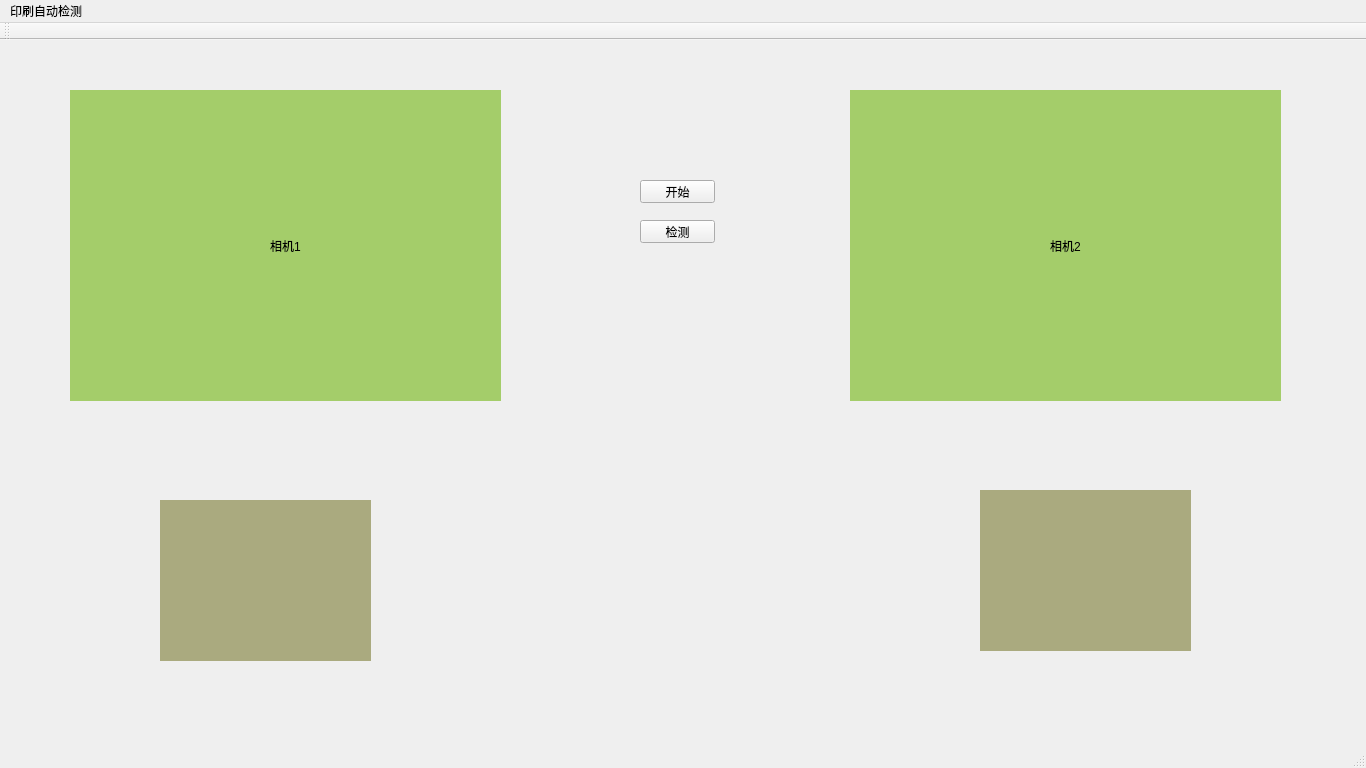
<?xml version="1.0" encoding="UTF-8"?>
<ui version="4.0">
 <class>MainWindow</class>
 <widget class="QMainWindow" name="MainWindow">
  <property name="geometry">
   <rect>
    <x>0</x>
    <y>0</y>
    <width>1366</width>
    <height>768</height>
   </rect>
  </property>
  <property name="windowTitle">
   <string>MainWindow</string>
  </property>
  <widget class="QWidget" name="centralWidget">
   <widget class="QLabel" name="label">
    <property name="geometry">
     <rect>
      <x>160</x>
      <y>460</y>
      <width>211</width>
      <height>161</height>
     </rect>
    </property>
    <property name="styleSheet">
     <string notr="true">background-color: rgb(170, 170, 127);
font: 24pt &quot;AcadEref&quot;;</string>
    </property>
    <property name="text">
     <string/>
    </property>
    <property name="alignment">
     <set>Qt::AlignCenter</set>
    </property>
   </widget>
   <widget class="QLabel" name="label_2">
    <property name="geometry">
     <rect>
      <x>980</x>
      <y>450</y>
      <width>211</width>
      <height>161</height>
     </rect>
    </property>
    <property name="styleSheet">
     <string notr="true">background-color: rgb(170, 170, 127);
font: 24pt &quot;AcadEref&quot;;</string>
    </property>
    <property name="text">
     <string/>
    </property>
    <property name="alignment">
     <set>Qt::AlignCenter</set>
    </property>
   </widget>
   <widget class="QLabel" name="label_3">
    <property name="geometry">
     <rect>
      <x>70</x>
      <y>50</y>
      <width>431</width>
      <height>311</height>
     </rect>
    </property>
    <property name="styleSheet">
     <string notr="true">font: 24pt &quot;AcadEref&quot;;
background-color: rgb(164, 205, 106);</string>
    </property>
    <property name="text">
     <string>相机1</string>
    </property>
    <property name="alignment">
     <set>Qt::AlignCenter</set>
    </property>
   </widget>
   <widget class="QLabel" name="label_4">
    <property name="geometry">
     <rect>
      <x>850</x>
      <y>50</y>
      <width>431</width>
      <height>311</height>
     </rect>
    </property>
    <property name="styleSheet">
     <string notr="true">font: 24pt &quot;AcadEref&quot;;
background-color: rgb(164, 205, 106);</string>
    </property>
    <property name="text">
     <string>相机2</string>
    </property>
    <property name="alignment">
     <set>Qt::AlignCenter</set>
    </property>
   </widget>
   <widget class="QPushButton" name="START">
    <property name="geometry">
     <rect>
      <x>640</x>
      <y>140</y>
      <width>75</width>
      <height>23</height>
     </rect>
    </property>
    <property name="text">
     <string>开始</string>
    </property>
   </widget>
   <widget class="QPushButton" name="DETECTION">
    <property name="geometry">
     <rect>
      <x>640</x>
      <y>180</y>
      <width>75</width>
      <height>23</height>
     </rect>
    </property>
    <property name="text">
     <string>检测</string>
    </property>
   </widget>
  </widget>
  <widget class="QMenuBar" name="menuBar">
   <property name="geometry">
    <rect>
     <x>0</x>
     <y>0</y>
     <width>1366</width>
     <height>23</height>
    </rect>
   </property>
   <widget class="QMenu" name="menu">
    <property name="title">
     <string>印刷自动检测</string>
    </property>
    <addaction name="actionCMD"/>
    <addaction name="actionMODEL"/>
   </widget>
   <addaction name="menu"/>
  </widget>
  <widget class="QToolBar" name="mainToolBar">
   <attribute name="toolBarArea">
    <enum>TopToolBarArea</enum>
   </attribute>
   <attribute name="toolBarBreak">
    <bool>false</bool>
   </attribute>
  </widget>
  <widget class="QStatusBar" name="statusBar"/>
  <action name="actionCMD">
   <property name="text">
    <string>CMD</string>
   </property>
  </action>
  <action name="actionMODEL">
   <property name="text">
    <string>MODEL</string>
   </property>
  </action>
 </widget>
 <layoutdefault spacing="6" margin="11"/>
 <resources/>
 <connections/>
</ui>
